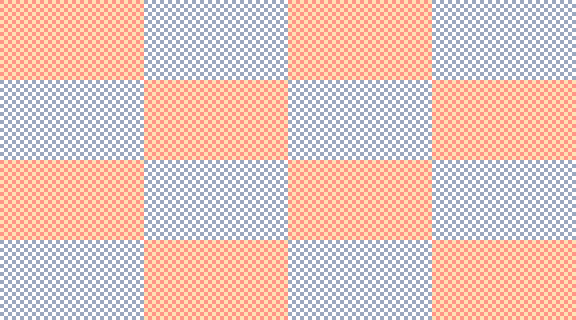

This is a level from a 2D game, rendered from its Tiled map with the project's own tilesets. A one-line summary and the map file follow, with tile-layer data summarised:
An orthogonal 72x40 tile map with 8x8 px tiles, 1 tile layer (terrain) and 1 object.

<map version="1.10" tiledversion="1.11.2" orientation="orthogonal" renderorder="right-down" width="72" height="40" tilewidth="8" tileheight="8" infinite="0" nextlayerid="3" nextobjectid="2">
 <editorsettings>
  <export target="room.lua" format="lua" />
 </editorsettings>
 <tileset firstgid="1" name="spritesheet" tilewidth="8" tileheight="8" tilecount="1024" columns="32">
  <image source="../spritesheet.png" width="256" height="256" />
  <tile id="4">
   <properties>
    <property name="col" type="bool" value="true" />
   </properties>
  </tile>
  <tile id="5">
   <properties>
    <property name="col" type="bool" value="true" />
   </properties>
  </tile>
  <tile id="6">
   <properties>
    <property name="col" type="bool" value="true" />
   </properties>
  </tile>
  <tile id="7">
   <properties>
    <property name="col" type="bool" value="true" />
   </properties>
  </tile>
  <tile id="8">
   <properties>
    <property name="col" type="bool" value="true" />
   </properties>
  </tile>
  <tile id="9">
   <properties>
    <property name="col" type="bool" value="true" />
   </properties>
  </tile>
  <tile id="10">
   <properties>
    <property name="col" type="bool" value="true" />
   </properties>
  </tile>
  <tile id="11">
   <properties>
    <property name="col" type="bool" value="true" />
   </properties>
  </tile>
  <tile id="35">
   <properties>
    <property name="col" type="bool" value="true" />
   </properties>
  </tile>
  <tile id="36">
   <properties>
    <property name="col" type="bool" value="true" />
   </properties>
  </tile>
  <tile id="37">
   <properties>
    <property name="col" type="bool" value="true" />
   </properties>
  </tile>
  <tile id="38">
   <properties>
    <property name="col" type="bool" value="true" />
   </properties>
  </tile>
  <tile id="39">
   <properties>
    <property name="col" type="bool" value="true" />
   </properties>
  </tile>
  <tile id="40">
   <properties>
    <property name="col" type="bool" value="true" />
   </properties>
  </tile>
  <tile id="41">
   <properties>
    <property name="col" type="bool" value="true" />
   </properties>
  </tile>
  <tile id="42">
   <properties>
    <property name="col" type="bool" value="true" />
   </properties>
  </tile>
  <tile id="43">
   <properties>
    <property name="col" type="bool" value="true" />
   </properties>
  </tile>
  <tile id="64">
   <properties>
    <property name="col" type="bool" value="true" />
   </properties>
  </tile>
  <tile id="65">
   <properties>
    <property name="col" type="bool" value="false" />
   </properties>
  </tile>
  <tile id="66">
   <properties>
    <property name="col" type="bool" value="true" />
   </properties>
  </tile>
  <tile id="68">
   <properties>
    <property name="col" type="bool" value="true" />
   </properties>
  </tile>
  <tile id="69">
   <properties>
    <property name="col" type="bool" value="true" />
   </properties>
  </tile>
  <tile id="70">
   <properties>
    <property name="col" type="bool" value="true" />
   </properties>
  </tile>
  <tile id="71">
   <properties>
    <property name="col" type="bool" value="true" />
   </properties>
  </tile>
  <tile id="72">
   <properties>
    <property name="col" type="bool" value="true" />
   </properties>
  </tile>
  <tile id="73">
   <properties>
    <property name="col" type="bool" value="true" />
   </properties>
  </tile>
  <tile id="74">
   <properties>
    <property name="col" type="bool" value="true" />
   </properties>
  </tile>
  <tile id="75">
   <properties>
    <property name="col" type="bool" value="true" />
   </properties>
  </tile>
  <tile id="96">
   <properties>
    <property name="col" type="bool" value="true" />
   </properties>
  </tile>
  <tile id="98">
   <properties>
    <property name="col" type="bool" value="true" />
   </properties>
  </tile>
  <tile id="100">
   <properties>
    <property name="col" type="bool" value="true" />
   </properties>
  </tile>
  <tile id="101">
   <properties>
    <property name="col" type="bool" value="true" />
   </properties>
  </tile>
  <tile id="102">
   <properties>
    <property name="col" type="bool" value="true" />
   </properties>
  </tile>
  <tile id="103">
   <properties>
    <property name="col" type="bool" value="true" />
   </properties>
  </tile>
  <tile id="104">
   <properties>
    <property name="col" type="bool" value="true" />
   </properties>
  </tile>
  <tile id="105">
   <properties>
    <property name="col" type="bool" value="true" />
   </properties>
  </tile>
  <tile id="106">
   <properties>
    <property name="col" type="bool" value="true" />
   </properties>
  </tile>
  <tile id="107">
   <properties>
    <property name="col" type="bool" value="true" />
   </properties>
  </tile>
  <tile id="128">
   <properties>
    <property name="col" type="bool" value="true" />
   </properties>
  </tile>
  <tile id="129">
   <properties>
    <property name="col" type="bool" value="true" />
   </properties>
  </tile>
  <tile id="130">
   <properties>
    <property name="col" type="bool" value="true" />
   </properties>
  </tile>
  <tile id="160">
   <properties>
    <property name="col" type="bool" value="true" />
   </properties>
  </tile>
  <tile id="161">
   <properties>
    <property name="col" type="bool" value="true" />
   </properties>
  </tile>
  <tile id="162">
   <properties>
    <property name="col" type="bool" value="true" />
   </properties>
  </tile>
  <tile id="164">
   <properties>
    <property name="col" type="bool" value="false" />
   </properties>
  </tile>
  <tile id="194">
   <properties>
    <property name="col" type="bool" value="true" />
   </properties>
  </tile>
  <tile id="196">
   <properties>
    <property name="col" type="bool" value="false" />
   </properties>
  </tile>
  <tile id="226">
   <properties>
    <property name="col" type="bool" value="true" />
   </properties>
  </tile>
  <tile id="258">
   <properties>
    <property name="col" type="bool" value="true" />
   </properties>
  </tile>
 </tileset>
 <layer id="1" name="terrain" width="72" height="40">
  <data>[2880 cells, 2880 non-empty, 2 distinct tile ids]</data>
 </layer>
 <objectgroup id="2" name="data">
  <object id="1" x="72" y="72">
   <properties>
    <property name="kind" value="spawn" />
    <property name="name" value="init" />
   </properties>
   <point />
  </object>
 </objectgroup>
</map>
